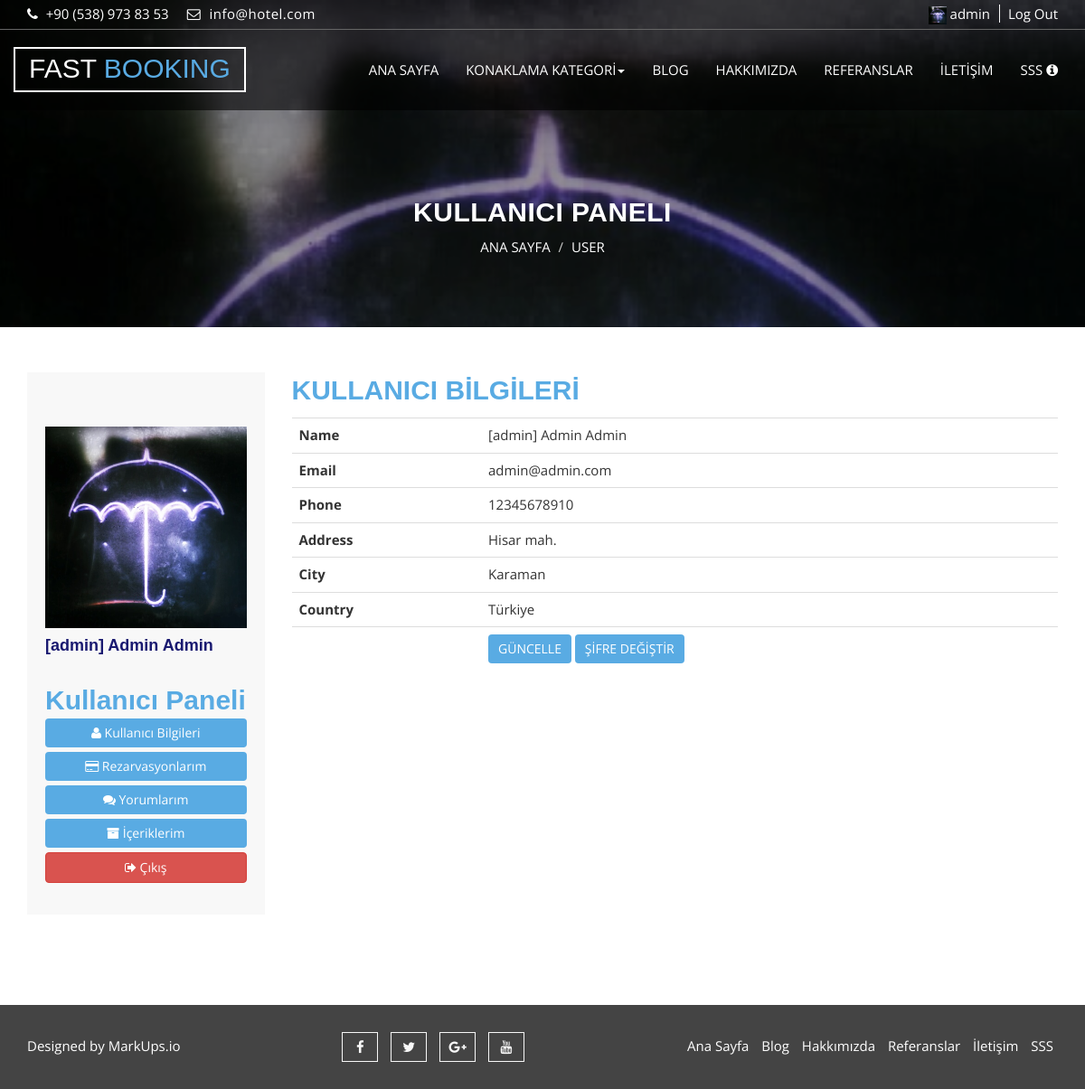
The page /user/ (signed in) on the database its author committed.
### home/models.py (models this page shows, shortened)
class Settings(models.Model):
    STATUS = (
        ('True', 'Evet'),
        ('False', 'Hayır'),
    )
    title = models.CharField(max_length=150)
    keywords = models.CharField(max_length=255)
    description = models.CharField(max_length=255)
    company = models.CharField(max_length=255)
    address = models.TextField(blank=True, max_length=255)
    phone = models.CharField(blank=True, max_length=255)
    fax = models.CharField(blank=True, max_length=255)
    email = models.CharField(blank=True, max_length=255)
    smtpserver = models.CharField(max_length=20)
    smtpemail = models.CharField(max_length=20)
    smtppassword = models.CharField(max_length=10)
    smtpport = models.CharField(max_length=5)
    icon = models.ImageField(blank=True, upload_to='images/')
    facebook = models.CharField(blank=True, max_length=50)
    instagram = models.CharField(blank=True, max_length=50)
    twitter = models.CharField(blank=True, max_length=50)
    aboutus = RichTextUploadingField(blank=True)
    references = RichTextUploadingField(blank=True)
    contact = RichTextUploadingField(blank=True)
    status = models.CharField(max_length=10, choices=STATUS)
    create_at = models.DateTimeField(auto_now_add=True)
    update_at = models.DateTimeField(auto_now=True)

class UserProfile(models.Model):
    user = models.OneToOneField(User, on_delete=models.CASCADE)
    phone = models.CharField(blank=True, max_length=20)
    address = models.CharField(blank=True, max_length=20)
    city = models.CharField(blank=True, max_length=20)
    country = models.CharField(blank=True, max_length=20)
    image = models.ImageField(blank=True, upload_to='images/users/', default='images/users/user.png')
    def username(self):
        return '[' + self.user.username + '] ' + self.user.first_name + ' ' + self.user.last_name
    def image_tag(self):
        return mark_safe('<img src="{}" height="50"/>'.format(self.image.url))
    image_tag.short_descripton = 'Image'

### user/views.py (the view)
# urls.py: path('', views.index, name='accommodation'),
@login_required(login_url='/login')
def index(request):
    setting = Settings.objects.get(pk=1)
    category = Category.objects.all()
    current_user = request.user
    current_user = UserProfile.objects.get(user_id=current_user.id)
    context = {
        'setting': setting,
        'category': category,
        'current_user': current_user,
    }
    return render(request, 'userprofile.html', context)

### user/templates/userprofile.html (shortened to what this page needs)
{% extends "homebase.html" %}
{% block menu %}
    {% include "menu.html" %}
{% endblock %}
{% block slider %}
    <section id="aa-property-header" style="background-image: url('{{ current_user.image.url }}');">
        <div class="container">
            <div class="row">
                <div class="col-md-12">
                    <div class="aa-property-header-inner">
                        <h2>Kullanıcı Paneli</h2>
                        <ol class="breadcrumb">
                            <li><a href="/">Ana Sayfa</a></li>
                            <li class="active">user</li>
                        </ol>
                    </div>
                </div>
            </div>
        </div>
    </section>
{% endblock %}
{% block content %}
    <section id="aa-blog">
        <div class="container">
            <div class="row">
                <div class="col-md-12">
                    <div class="aa-blog-area">
                        <div class="row">
                            <div class="col-md-3">
                                {% include 'user_panel.html' %}
                            </div>
                            <div class="col-md-9">
                                <h2>KULLANICI BİLGİLERİ</h2>
                                <div style="margin-top: 10px; ">
                                    <table class="table" cellpadding="3" width="100%">
                                        <tr class="text-left">
                                            <th>Name</th>
                                            <td>{{ current_user.username }}</td>
                                        </tr>
                                        <tr>
                                            <th>Email</th>
                                            <td>{{ current_user.user.email }}</td>
                                        </tr>
                                        <tr>
                                            <th>Phone</th>
                                            <td>{{ current_user.phone }}</td>
                                        </tr>
                                        <tr>
                                            <th>Address</th>
                                            <td>{{ current_user.address }}</td>
                                        </tr>
                                        <tr>
                                            <th>City
                                            <td>{{ current_user.city }}</td>
                                        </tr>
                                        <tr>
                                            <th>Country</th>
                                            <td>{{ current_user.country }}</td>
                                        </tr>
                                        <tr>
                                            <th></th>
                                            <th>
                                                <a href="/user/update" class="btn aa-secondary-btn">GÜNCELLE</a>
                                                <a href="/user/password" class="btn aa-secondary-btn">ŞİFRE DEĞİŞTİR</a>
                                            </th>
                                        </tr>
                                    </table>
                                </div>
                            </div>
                        </div>
                    </div>
                </div>
            </div>
        </div>
    </section>
{% endblock %}
{% block footer %}
    {% include 'footer.html' %}
{% endblock %}

### home/templates/header.html
{% load static %}
<header id="aa-header">
    <div class="container">
        <div class="row">
            <div class="col-md-12">
                <div class="aa-header-area">
                    <div class="row">
                        <div class="col-md-6 col-sm-6 col-xs-6">
                            <div class="aa-header-left">
                                <div class="aa-telephone-no">
                                    <span class="fa fa-phone"></span>
                                    {{ setting.phone }}
                                </div>
                                <div class="aa-email hidden-xs">
                                    <span class="fa fa-envelope-o"></span> {{ setting.email }}
                                </div>
                            </div>
                        </div>
                        <div class="col-md-6 col-sm-6 col-xs-6">
                            <div class="aa-header-right">
                                {% if user.id %}
                                    <img src="{{ request.user.userprofile.image.url }}" height="20 px"/>
                                    <a href="/user/" class="aa-register">{{ request.user.username }}</a>
                                    <a href="/logout/" class="aa-login">Log Out</a>
                                {% else %}
                                    <a href="/register/" class="aa-register">Register</a>
                                    <a href="/login/" class="aa-login">Login</a>
                                {% endif %}
                            </div>
                        </div>
                    </div>
                </div>
            </div>
        </div>
    </div>
</header>

### user/templates/user_panel.html
<aside class="aa-blog-sidebar">
    <div class="aa-blog-sidebar-single">
        <div class="aa-banner-ads">
            <a href="#">
                <img src="{{ request.user.userprofile.image.url }}" alt="profile_picture">
            </a>
            <h4 style="color: midnightblue;"><b>{{ request.user.userprofile.username }}</b></h4>
        </div>
    </div>
    <div class="aa-blog-sidebar-single">
        <h2>Kullanıcı Paneli</h2>
        <ul class="ui-menu">
            <li><a class="btn aa-secondary-btn" style="width: 100%" href="/user/"><i class="fa fa-user"></i> Kullanıcı Bilgileri</a></li>
            <li><a class="btn aa-secondary-btn" style="width: 100%" href="/user/reservations/"><i class="fa fa-credit-card"></i> Rezarvasyonlarım</a></li>
            <li><a class="btn aa-secondary-btn" style="width: 100%" href="/user/comments/"><i class="fa fa-comments"></i> Yorumlarım</a></li>
            <li><a class="btn aa-secondary-btn" style="width: 100%" href="/user/contents/"><i class="fa fa-archive"></i> İçeriklerim</a></li>
            <li><a class="btn btn-danger" style="width: 100%" href="/logout/"><i class="fa fa-sign-out"></i> Çıkış</a></li>
        </ul>
    </div>
</aside>

### home/static/css/theme-color/default-theme.css (style rules this page uses)
h2 { color: #59abe3; }
.aa-secondary-btn { background-color: #59abe3; }
#aa-property-header .aa-property-header-inner .breadcrumb li.active { color: #59abe3; }

### rows shown on the page
Settings: phone "+90 (538) 973 83 53", email "info@hotel.com"
UserProfile: image (picture), username "[admin] Admin Admin", user.email "admin@admin.com", phone "12345678910", address "Hisar mah.", city "Karaman", country "Türkiye"

### other values the page prints
{{ request.user.username }} "admin"
{{ request.user.userprofile.username }} "[admin] Admin Admin"
